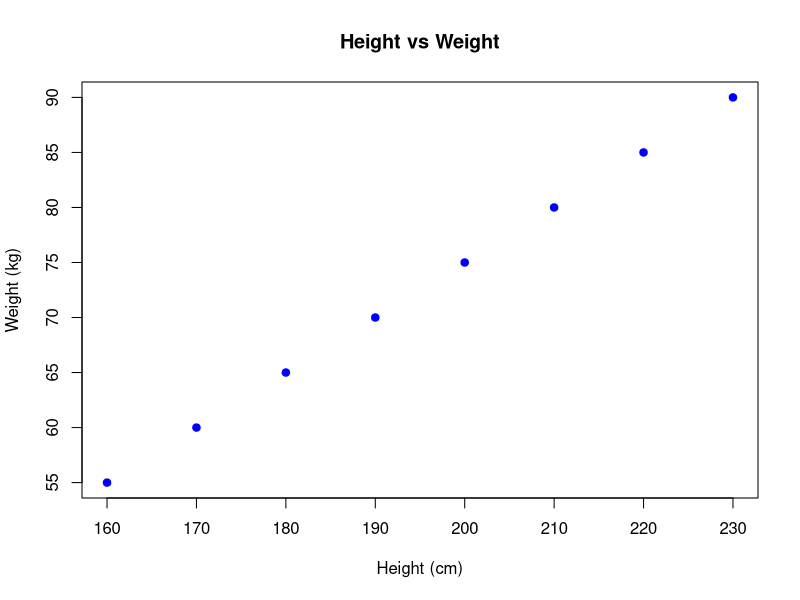

Source code (R):
# This program creates a scatter plot to visualize height vs weight

# Sample data: Height (in cm) and Weight (in kg)
height <- c(160, 170, 180, 190, 200, 210, 220, 230)
weight <- c(55, 60, 65, 70, 75, 80, 85, 90)

# Create the scatter plot
plot(height, weight,main = "Height vs Weight",xlab = "Height (cm)", ylab = "Weight (kg)", pch = 19, col = "blue")
